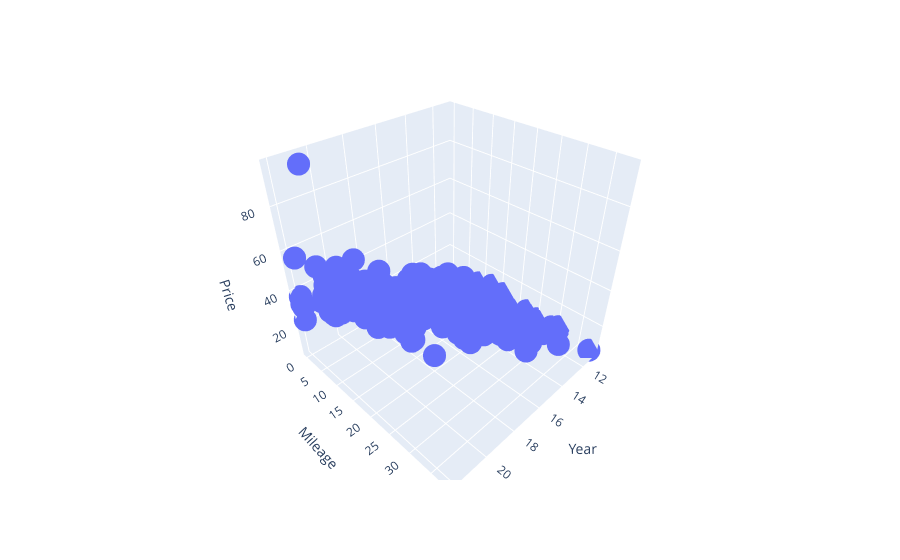

The code cell stored with this chart in its notebook:
### Code cell
fig = px.scatter_3d(trainset.df, x='Year', y='Mileage', z='Price')
fig.show()

### Figure 1 — Plotly figure (JSON) as saved in the notebook; plotly's stock layout.template omitted (floating-point values rounded to 4 significant figures; data arrays with more than 128 entries replaced by an {"elided": "..."} marker saying what was removed)
{"data": [{"hovertemplate": "Year=%{x}<br>Mileage=%{y}<br>Price=%{z}<extra></extra>", "legendgroup": "", "marker": {"color": "#636efa", "symbol": "circle"}, "mode": "markers", "name": "", "scene": "scene", "showlegend": false, "type": "scatter3d", "x": {"elided": "279 int values"}, "y": {"elided": "279 float values"}, "z": {"elided": "279 float values"}}], "layout": {"legend": {"tracegroupgap": 0}, "margin": {"t": 60}, "scene": {"domain": {"x": [0, 1], "y": [0, 1]}, "xaxis": {"title": {"text": "Year"}}, "yaxis": {"title": {"text": "Mileage"}}, "zaxis": {"title": {"text": "Price"}}}}}
